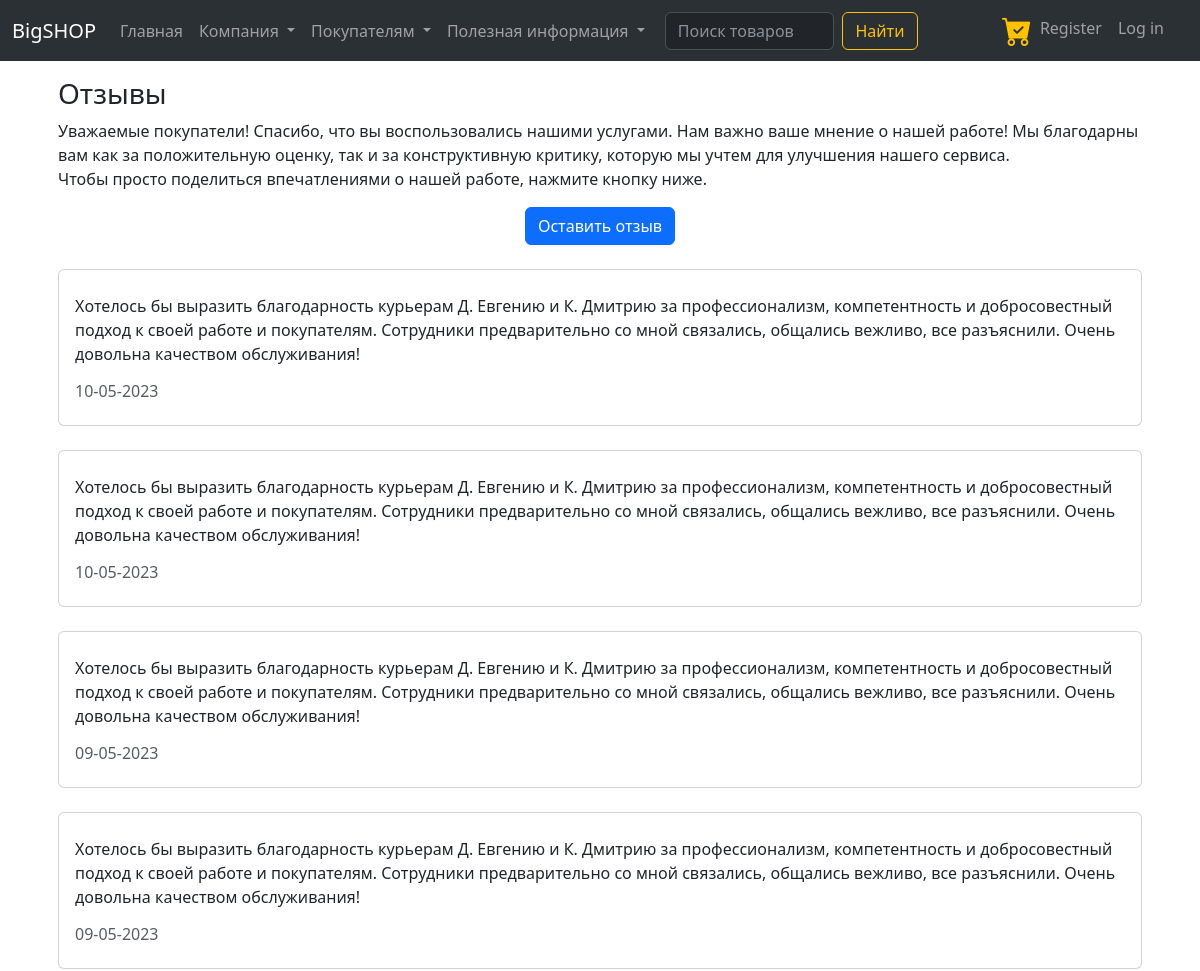
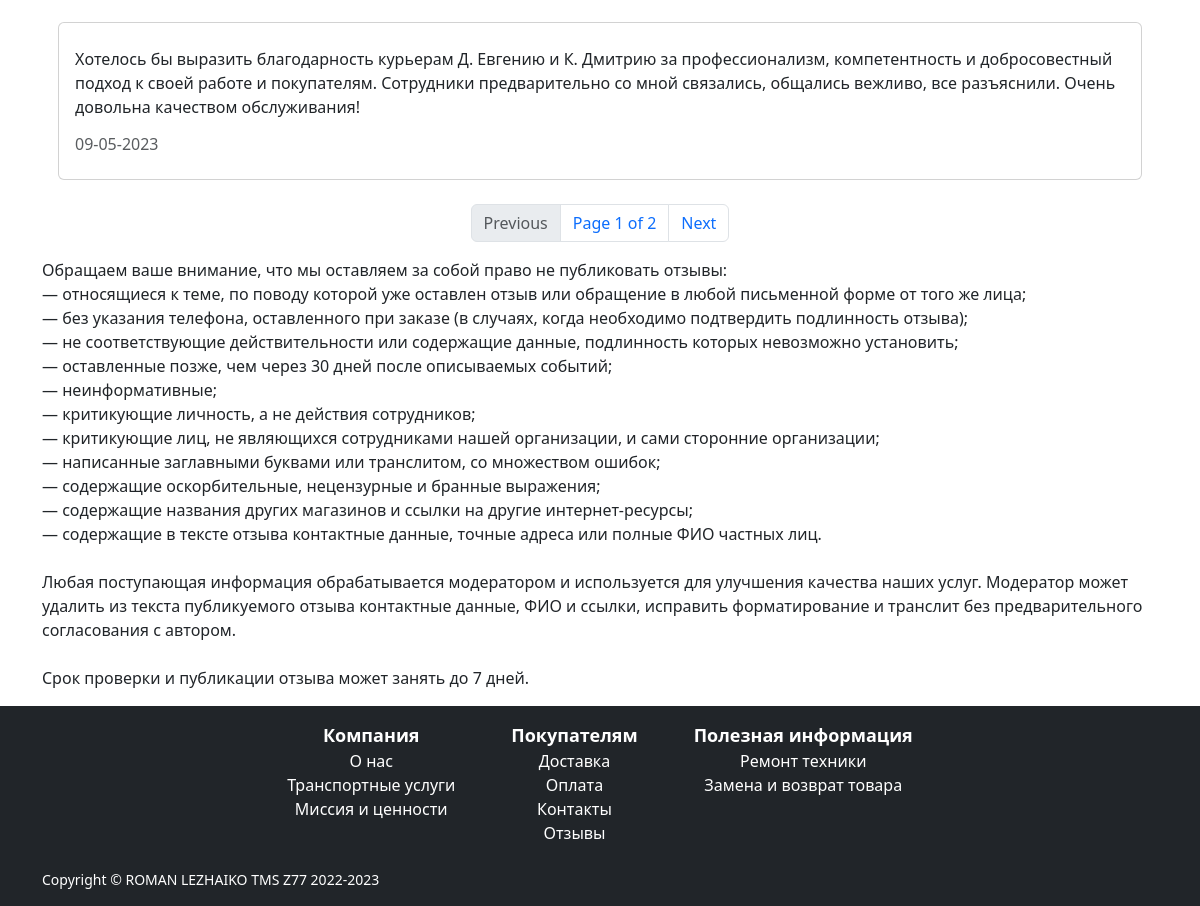
The app's page /customer_reviews/, older data (2 pictures, top to bottom).
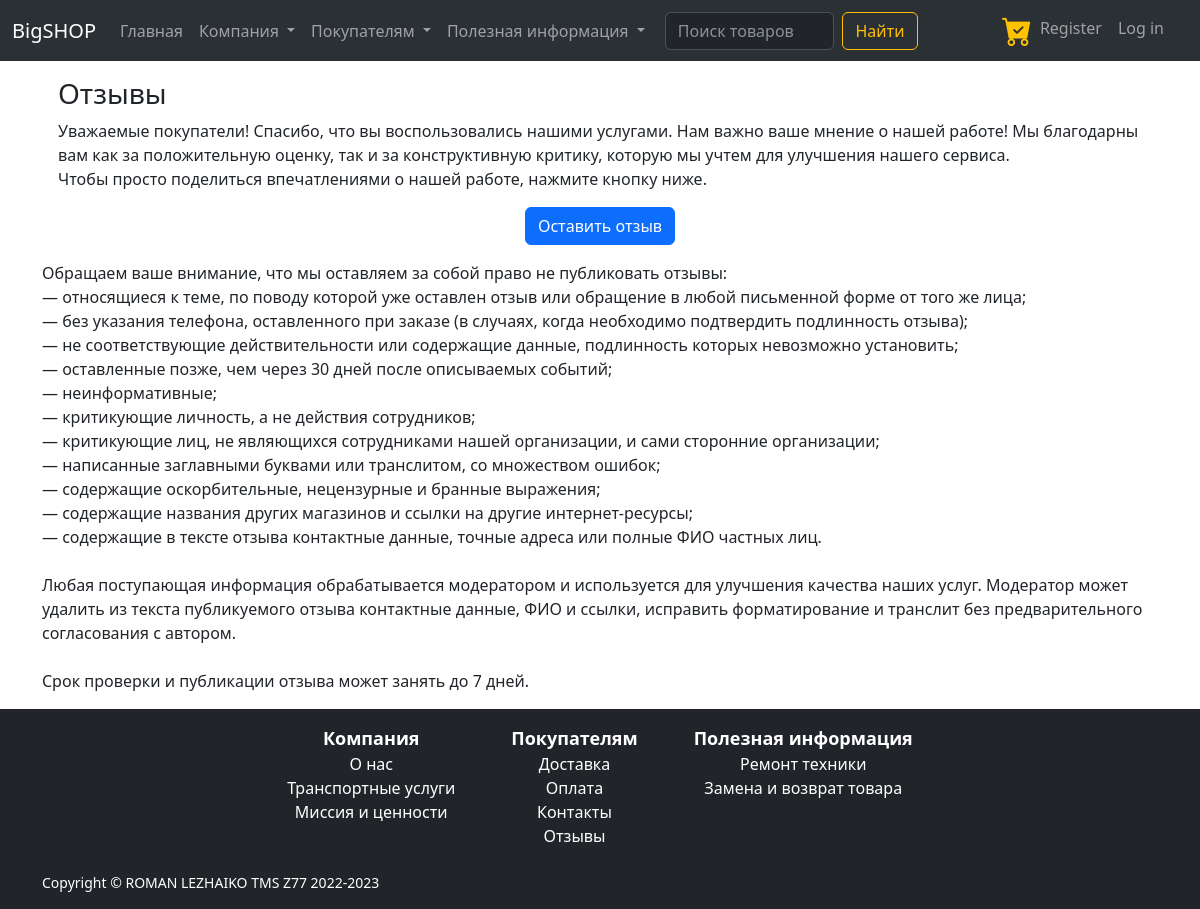
The same page, newer data.
### home/models.py (models this page shows, shortened)
class CustomerReview(models.Model):
    STATUS_DRAFT = 0
    STATUS_PUBLISHED = 1
    STATUS_DELETED = 2
    STATUS_CHOICES = [
        (STATUS_DRAFT, 'Draft'),
        (STATUS_PUBLISHED, 'Published'),
        (STATUS_DELETED, 'Deleted'),
    ]
    author = models.ForeignKey(CustomUser, on_delete=models.CASCADE)
    customer_review = models.TextField('Отзыв', blank=False)
    admin_answer = models.TextField(blank=True)
    creation_date = models.DateField(auto_now_add=True)
    status = models.IntegerField(choices=STATUS_CHOICES, default=STATUS_DRAFT)
    class Meta:
        ordering = ["-creation_date"]

### home/views.py (the view)
# urls.py: path('customer_reviews/', views.get_customer_reviews_page, name='customer_reviews_page'),
@cache_page(60 * 5)
def get_customer_reviews_page(request):
    reviews_list = CustomerReview.objects.filter(status=CustomerReview.STATUS_PUBLISHED)
    page = request.GET.get('page', 1)
    paginator = Paginator(reviews_list, 5)
    try:
       reviews = paginator.page(page)
    except PageNotAnInteger:
       reviews = paginator.page(1)
    except EmptyPage:
       reviews = paginator.page(paginator.num_pages)
    ctx = {'title': 'Отзывы',
           'shop_name': SHOP_NAME,
           'reviews': reviews,
           }
    messages.success(request, "Ваш отзыв отправлен." )
    return render(request, 'customer_reviews.html', ctx)

### cart/context_processors.py (called while the page is built)
def cart(request):
    return {'cart': Cart(request)}

### home/templates/customer_reviews.html (shortened to what this page needs)
{% extends 'base.html' %}
{% block content %}
<div class="container">
    <div class="m-3">
        <h3>Отзывы</h3>
        <p>
            Уважаемые покупатели! Спасибо, что вы воспользовались нашими услугами. Нам важно ваше мнение о нашей работе! Мы благодарны вам как за положительную оценку, так и за конструктивную критику, которую мы учтем для улучшения нашего сервиса.
            <br>
            Чтобы просто поделиться впечатлениями о нашей работе, нажмите кнопку ниже.
        </p>
        <div class="col-12 text-center">
            <a href="{% url 'review_create' %}" class="btn btn-primary">Оставить отзыв</a>
        </div>
        {% for review in reviews %}
        <div class="card my-4">
            <div class="card-body">
                <p class="card-text">
                    {{ review.customer_review }}
                </p>
                <h6 class="card-title text-muted">
                    {{ review.creation_date|date:"d-m-Y" }}
                </h6>
            </div>
        </div>
        {% endfor %}
    </div>
    <div class="container d-flex align-items-end justify-content-center">
        <nav aria-label="...">
            {% if reviews.has_other_pages %}
            <ul class="pagination pagination-md ">
                {% if reviews.has_previous %}
                    <li class="page-item"><a class="page-link" href="?page={{ reviews.previous_page_number }}" tabindex="-1" aria-disabled="true">Previous</a></li>
                {% else %}
                    <li class="page-item disabled"><span class="page-link">Previous</span></li>
                {% endif %}
                <li class="page-item"><span class="page-link">Page {{ reviews.number }} of {{ reviews.paginator.num_pages }}</span></li>
                {% if reviews.has_next %}
                    <li class="page-item"><a class="page-link" href="?page={{ reviews.next_page_number }}">Next</a></li>
                {% else %}
                    <li class="page-item disabled"><span class="page-link">Next</span></li>
                {% endif %}
            </ul>
            {% endif %}
        </nav>
    </div>
    <p>
        Обращаем ваше внимание, что мы оставляем за собой право не публиковать отзывы:
        <br>
        — относящиеся к теме, по поводу которой уже оставлен отзыв или обращение в любой письменной форме от того же лица;
        <br>
        — без указания телефона, оставленного при заказе (в случаях, когда необходимо подтвердить подлинность отзыва);
        <br>
        — не соответствующие действительности или содержащие данные, подлинность которых невозможно установить;
        <br>
        — оставленные позже, чем через 30 дней после описываемых событий;
        <br>
        — неинформативные;
        <br>
        — критикующие личность, а не действия сотрудников;
        <br>
        — критикующие лиц, не являющихся сотрудниками нашей организации, и сами сторонние организации;
        <br>
        — написанные заглавными буквами или транслитом, со множеством ошибок;
        <br>
        — содержащие оскорбительные, нецензурные и бранные выражения;
        <br>
        — содержащие названия других магазинов и ссылки на другие интернет-ресурсы;
        <br>
        — содержащие в тексте отзыва контактные данные, точные адреса или полные ФИО частных лиц.
        <br><br>
        Любая поступающая информация обрабатывается модератором и используется для улучшения качества наших услуг. Модератор может удалить из текста публикуемого отзыва контактные данные, ФИО и ссылки, исправить форматирование и транслит без предварительного согласования с автором.
        <br><br>
        Срок проверки и публикации отзыва может занять до 7 дней.
    </p>
</div>
{% endblock %}

### templates/base.html (shortened to what this page needs)
{% load static %}
<!DOCTYPE html>
<html lang="en">
<head>
    <link href="https://cdn.jsdelivr.net/npm/bootstrap@5.3.0-alpha1/dist/css/bootstrap.min.css" rel="stylesheet">
    <link rel="stylesheet" href="https://cdn.jsdelivr.net/npm/bootstrap-icons@1.10.5/font/bootstrap-icons.css">
    <link rel="stylesheet" href="https://cdnjs.cloudflare.com/ajax/libs/font-awesome/4.7.0/css/font-awesome.min.css">
    <link rel="stylesheet" href="{% static 'css/style.css' %}">
</head>
<body class="d-flex flex-column min-vh-100">
    {% include "header.html" %}
    {% block content %}
    {% endblock %}
    {% include "footer.html" %}
</body>
</html>

### templates/header.html (shortened to what this page needs)
<header>
    <nav class="navbar navbar-expand-lg bg-dark bg-body-tertiary justify-content-center" data-bs-theme="dark">
        <div class="container-fluid">
            <a class="navbar-brand" href="{% url 'home_page' %}">{{ shop_name }}</a>
            <div class="collapse navbar-collapse" id="navbarSupportedContent">
                <ul class="navbar-nav me-auto mb-2 mb-lg-0">
                    <li class="nav-item">
                        <a class="nav-link" href="{% url 'home_page' %}">Главная</a>
                      </li>
                    <li class="nav-item dropdown">
                        <a class="nav-link dropdown-toggle" href="#" id="navbarDropdown" role="button" data-bs-toggle="dropdown" aria-expanded="false">
                            Компания
                        </a>
                    </li>
                    <li class="nav-item dropdown">
                        <a class="nav-link dropdown-toggle" href="#" id="navbarDropdown" role="button" data-bs-toggle="dropdown" aria-expanded="false">
                            Покупателям
                        </a>
                    </li>
                    <li class="nav-item dropdown">
                        <a class="nav-link dropdown-toggle" href="#" id="navbarDropdown" role="button" data-bs-toggle="dropdown" aria-expanded="false">
                            Полезная информация
                        </a>
                    </li>
                </ul>
                <div class="container-fluid">
                    <form class="d-flex" method="get" action="{% url 'product_list' %}">
                        <input class="form-control me-2" type="search" id="search" name="search" placeholder="Поиск товаров" aria-label="Search">
                        <button class="btn btn-outline-warning" type="submit">Найти</button>
                    </form>
                </div>
                <ul class="nav navbar-nav ms-auto w-100 justify-content-end">
                    <a href="{% url 'cart_detail' %}">
                        <i class="bi bi-cart-check-fill" style="font-size: 30px; color: #ffc201;"></i>
                    </a>
                    {% if user.is_authenticated %}
                    <li class="nav-item">
                        <a class="nav-link" aria-current="page" href="#">Logout</a>
                    </li>
                    {% else %}
                    <li class="nav-item">
                        <a class="nav-link" aria-current="page" href="#">Register</a>
                    </li>
                    <li class="nav-item">
                        <a class="nav-link" aria-current="page" href="#">Log in</a>
                    </li>
                    {% endif %}
                    <li class="nav-item">
                        <a class="nav-link" aria-current="page" href="#">{{ request.user.username }}</a>
                    </li>
                </ul>
            </div>
        </div>
    </nav>
</header>

### templates/footer.html
<footer class="bg-dark mt-auto py-3">
    <div class="container pb-3">
        <div class="row justify-content-center align-items-start text-center">
            <div class="col-auto mx-3 text-white">
                <ul class="list-unstyled mb-2">
                    <span id="footer-header">Компания</span>
                    <li>
                        <a href="{% url 'about_us_page' %}" id="footer-link">О нас</a>
                    </li>
                    <li>
                        <a href="{% url 'transport_services_page' %}" id="footer-link">Транспортные услуги</a>
                    </li>
                    <li>
                        <a href="{% url 'mission_and_values_page' %}" id="footer-link">Миссия и ценности</a>
                    </li>
                </ul>
            </div>
            <div class="col-auto mx-3 text-white">
                <ul class="list-unstyled mb-2">
                    <span id="footer-header">Покупателям</span>
                    <li>
                        <a href="{% url 'delivery_page' %}" id="footer-link">Доставка</a>
                    </li>
                    <li>
                        <a href="{% url 'payment_page' %}" id="footer-link">Оплата</a>
                    </li>
                    <li>
                        <a href="{% url 'contacts_page' %}" id="footer-link">Контакты</a>
                    </li>
                    <li>
                        <a href="{% url 'customer_reviews_page' %}" id="footer-link">Отзывы</a>
                    </li>
                </ul>
            </div>
            <div class="col-auto mx-3 text-white">
                <ul class="list-unstyled mb-2">
                    <span id="footer-header">Полезная информация</span>
                    <li>
                        <a href="{% url 'equipment_repair_page' %}" id="footer-link">Ремонт техники</a>
                    </li>
                    <li>
                        <a href="{% url 'replacement_and_return_products_page' %}" id="footer-link">Замена и возврат товара</a>
                    </li>
                </ul>
            </div>
        </div>
    </div>
    <div class="container">
        <div class="col-auto">
            <div class="small text-white">Copyright &copy; ROMAN LEZHAIKO TMS Z77 2022-2023</div>
        </div>
    </div>
</footer>

### static/css/style.css (style rules this page uses)
#footer-header { font-size: 18px; font-weight: bold; }
#footer-link { text-decoration: none; color: #ffffff; }

Row changes from the older to the newer data that the page shows:
removed CustomerReview: customer_review "Хотелось бы выразить благодарность курьерам Д. Евгению и К. Дмитрию за профессионализм, компетентность и добросовестный подход к своей работе и покупателям. Сотрудники предварительно со мной связались, общались вежливо, все разъяснили. Очень довольна качеством обслуживания!", creation_date "10-05-2023"
removed CustomerReview: customer_review "Хотелось бы выразить благодарность курьерам Д. Евгению и К. Дмитрию за профессионализм, компетентность и добросовестный подход к своей работе и покупателям. Сотрудники предварительно со мной связались, общались вежливо, все разъяснили. Очень довольна качеством обслуживания!", creation_date "10-05-2023"
removed CustomerReview: customer_review "Хотелось бы выразить благодарность курьерам Д. Евгению и К. Дмитрию за профессионализм, компетентность и добросовестный подход к своей работе и покупателям. Сотрудники предварительно со мной связались, общались вежливо, все разъяснили. Очень довольна качеством обслуживания!", creation_date "09-05-2023"
removed CustomerReview: customer_review "Хотелось бы выразить благодарность курьерам Д. Евгению и К. Дмитрию за профессионализм, компетентность и добросовестный подход к своей работе и покупателям. Сотрудники предварительно со мной связались, общались вежливо, все разъяснили. Очень довольна качеством обслуживания!", creation_date "09-05-2023"
removed CustomerReview: customer_review "Хотелось бы выразить благодарность курьерам Д. Евгению и К. Дмитрию за профессионализм, компетентность и добросовестный подход к своей работе и покупателям. Сотрудники предварительно со мной связались, общались вежливо, все разъяснили. Очень довольна качеством обслуживания!", creation_date "09-05-2023"
Text that changed along with them:
{{ reviews.number }}: "1" → (not shown)
{{ reviews.paginator.num_pages }}: "2" → (not shown)
text no longer shown: "Previous Page of Next"
